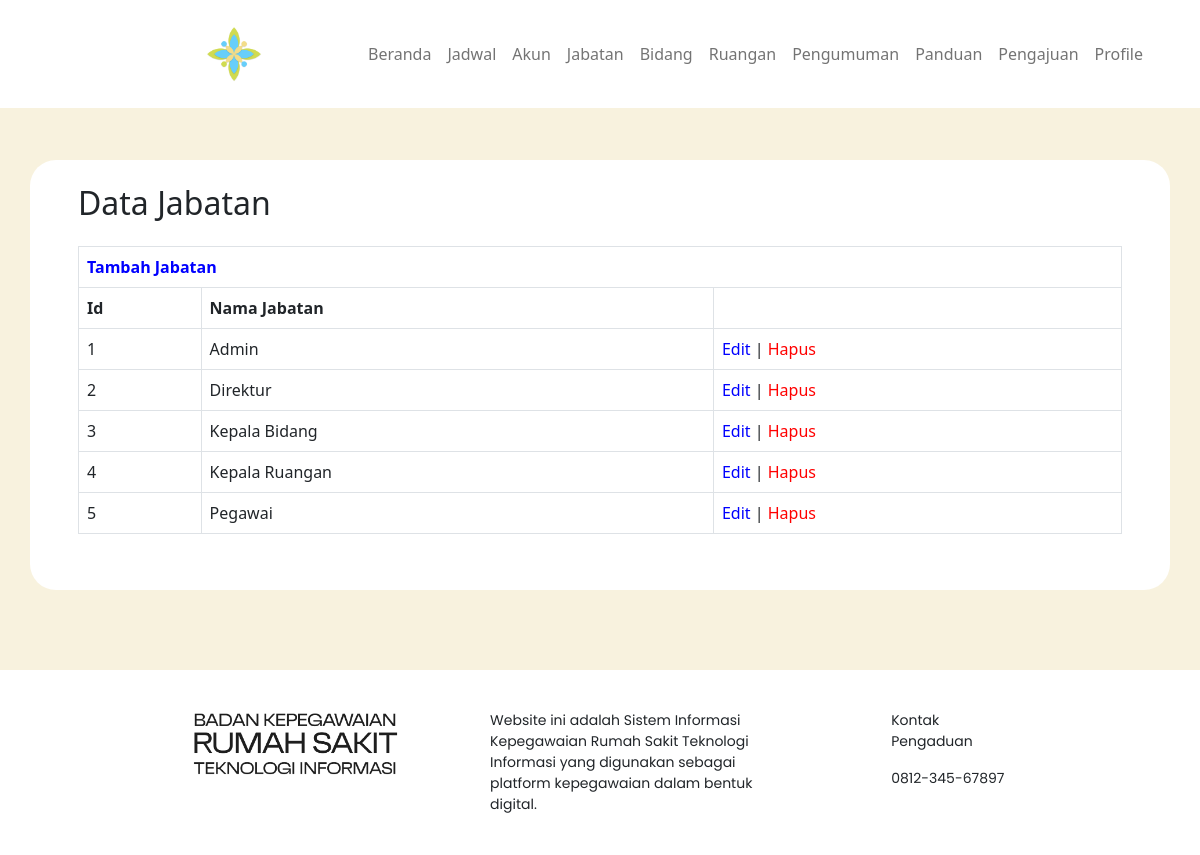
The page /jabatan.php (signed in) on the database its author committed.
### tables this page shows
CREATE TABLE tb_jabatan(
	id_jabatan INT AUTO_INCREMENT,
	nama_jabatan VARCHAR(255),
	PRIMARY KEY(id_jabatan),
	UNIQUE(nama_jabatan)
);

### jabatan.php (the view, shortened to what this page needs)
<?php
if (!isset($_SESSION["id_pegawai"])) {
    header("location:login.php");
} else {
    require "./dbConnection.php";
    $sql = 'SELECT *
            FROM tb_jabatan
            ORDER BY id_jabatan
            ;'
    ;
    $statement = $pdo->query($sql);
}
?>
<!doctype html>
<html lang="en">
<head>
    <link rel="stylesheet" href="style/beranda-after.css">
    <link href="https://cdn.jsdelivr.net/npm/bootstrap@5.2.3/dist/css/bootstrap.min.css" rel="stylesheet">
</head>
    <body class="d-flex flex-column min-vh-100" style="background-color: #F8F2DE;">
        <div class="d-flex flex-column justify-content-start header fixed-top">
                    <nav class="navbar navbar-expand-sm">
                        <div class="container-fluid">
                                <img src="img/char-logo.png" alt="logo-rumah-sakit" height="60" style="padding-right: 8vw ;margin-left: 16vw;";>
                            <div class="collapse navbar-collapse" id="navbarNav">
                                <ul class="navbar-nav text-center">
                                    <li class="nav-item">
                                    <a class="nav-link" aria-current="page" href="beranda-after_admin.php">Beranda</a>
                                    </li>
                                    <li class="nav-item">
                                    <a class="nav-link" href="jadwal_admin.php">Jadwal</a>
                                    </li>
                                    <li class="nav-item">
                                    <a class="nav-link" href="akun.php">Akun</a>
                                    </li>
                                    <li class="nav-item">
                                    <a class="nav-link" href="jabatan.php">Jabatan</a>
                                    </li>
                                    <li class="nav-item">
                                    <a class="nav-link" href="bidang.php">Bidang</a>
                                    </li>
                                    <li class="nav-item">
                                    <a class="nav-link" href="ruangan.php">Ruangan</a>
                                    </li>
                                    <li class="nav-item">
                                    <a class="nav-link" href="pengumuman_admin.php">Pengumuman</a>
                                    </li>
                                    <li class="nav-item">
                                    <a class="nav-link" href="panduan_admin.php">Panduan</a>
                                    </li>
                                    <li class="nav-item">
                                    <a class="nav-link" href="pengajuan_admin.php">Pengajuan</a>
                                    </li>
                                    <li class="nav-item">
                                    <a class="nav-link" href="profile_admin.php">Profile</a>
                                    </li>
                                </ul>
                            </div>
                        </div>
                    </nav>
                </div>
        <div class="container" style="background-color: #ffff; margin-top: 20vh; border-radius: 26px;">
            <div class="d-flex flex-column justify-content-evenly" style="margin-top: 3vh; margin-left: 3vw; margin-right: 3vw; margin-bottom: 5vh;">
                <h2>Data Jabatan</h2>
                <table class="table table-bordered" style="margin-top: 2vh;">
                    <tbody>
                        <tr>
                        <th colspan="3">
                            <a href="./jabatan_input.php" style="text-decoration:none; color: blue">Tambah Jabatan</a>
                        </th>
                        </tr>
                        <tr>
                        <th>Id</th>
                        <th>Nama Jabatan</th>
                        <th></th>
                        </tr>
                        <?php while ($user = $statement->fetch(PDO::FETCH_ASSOC)) : ?>
                            <tr>
                                <td>
                                    <?php echo $user['id_jabatan'] ?>
                                </td>
                                <td>
                                    <?php echo $user['nama_jabatan'] ?>
                                </td>
                                <td>
                                    <a href="./jabatan_edit.php?id_jabatan=<?= $user['id_jabatan'] ?>" style="text-decoration:none; color: blue">Edit</a>
                                    |
                                    <a href="./jabatan_hapus.php?id_jabatan=<?= $user['id_jabatan'] ?>" style="text-decoration:none; color: red">Hapus</a>
                                </td>
                            </tr>
                        <?php endwhile; ?>
                    </tbody>
                </table>
            </div>
        </div>
        <div class="d-flex flex-row-lg justify-content-evenly footer">
            <div class="d-lg-flex flex-row justify-content-between">
                <img src="img/title-logo-black-2.png" alt="logo pegawai" height="70" style="padding-right: 80px">
                <p class="desc">Website ini adalah Sistem Informasi Kepegawaian Rumah Sakit Teknologi Informasi yang digunakan sebagai platform kepegawaian dalam bentuk digital.</p>
            </div>
            <div class="d-flex flex-column justify-content-start informasi">
                <p class="kontak">Kontak Pengaduan</p>
                <p class="nomor">0812-345-67897</p>
            </div>
        </div>
    </body>
</html>

### style/beranda-after.css (style rules this page uses)
body { min-height: 100vh; }
.header { background-color: #ffff; padding-top: 2vh; padding-bottom: 2vh; }
.footer { position: sticky; top: 100%; background-color: #ffff; padding-left: 16vw; padding-right: 16vw; padding-top: 5vh; padding-bottom: 3vh; margin-top: 10vh; }
.desc { margin-right: 10vw; margin-left: 1vw; font-size: 14px; font-family: "poppins"; }
.kontak { font-size: 14px; font-family: "poppins"; }
.nomor { font-size: 14px; font-family: "poppins"; }
.informasi { width: 250px; }

### rows shown on the page
tb_jabatan: id_jabatan "1", nama_jabatan "Admin"
tb_jabatan: id_jabatan "2", nama_jabatan "Direktur"
tb_jabatan: id_jabatan "3", nama_jabatan "Kepala Bidang"
tb_jabatan: id_jabatan "4", nama_jabatan "Kepala Ruangan"
tb_jabatan: id_jabatan "5", nama_jabatan "Pegawai"
